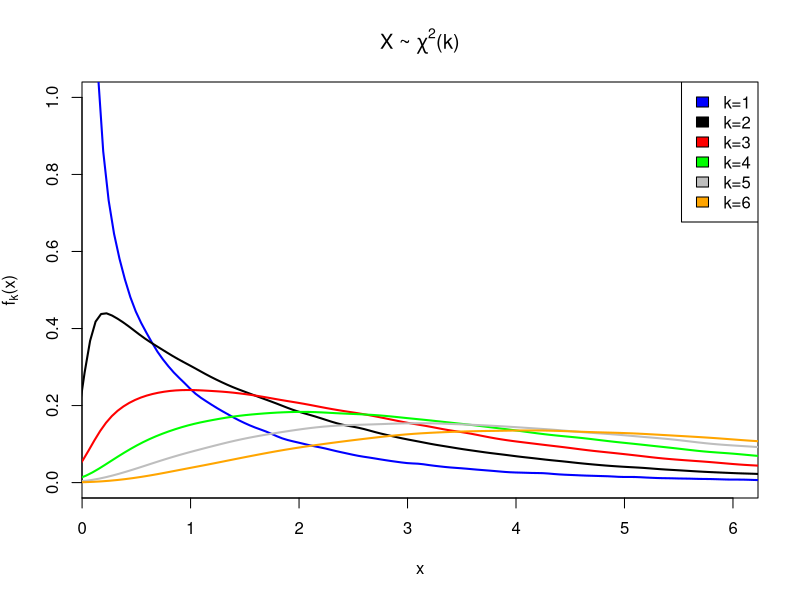
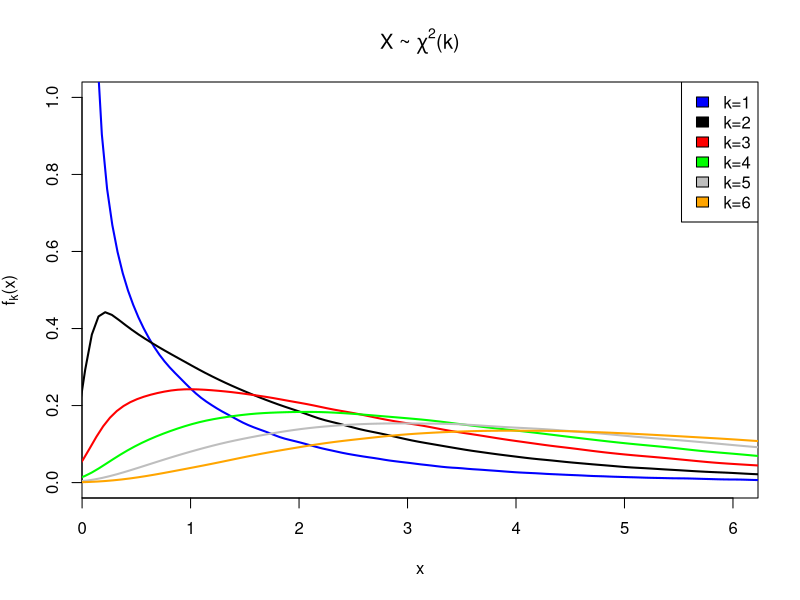

The R source for these figures, in order:
#########精简版
X_squared <- matrix(rep(rnorm(1000000), 6), nrow = 6)^2

Q <- matrix(nrow = 6, ncol = 1000000)

for (i in (1+1):6) {
  Q[1,] = X_squared[1,]
  Q[i,] = Q[(i-1),] + X_squared[i,]
}

plot(NULL, xlim=c(0.23,6), ylim = c(0,1),
     main = expression(paste('X ~ ', chi^'2', '(k)')), 
     xlab = "x", 
     ylab= expression(f[k]*'(x)')
    )
colors <- c('blue', 'black', 'red', 'green', 'gray', 'orange')
for (i in 1:6) {
  lines(density(Q[i,]),
        col=colors[i],
        lwd=2)
}
legend('topright',c('k=1','k=2','k=3','k=4','k=5','k=6'),
       fill = colors)

#########易懂版


X1 = rnorm(1000000)
X2 = rnorm(1000000)
X3 = rnorm(1000000)
X4 = rnorm(1000000)
X5 = rnorm(1000000)
X6 = rnorm(1000000)

Q1 = X1^2
Q2 = X1^2 + X2^2
Q3 = X1^2 + X2^2 + X3^2
Q4 = X1^2 + X2^2 + X3^2 + X4^2
Q5 = X1^2 + X2^2 + X3^2 + X4^2 + X5^2
Q6 = X1^2 + X2^2 + X3^2 + X4^2 + X5^2 + X6^2

plot(NULL, xlim=c(0.23,6), ylim = c(0,1),
     main = expression(paste('X ~ ', chi^'2', '(k)')), 
     xlab = "x", 
     ylab= expression(f[k]*'(x)')
)
lines(density(Q1),col='blue',lwd=2)
lines(density(Q2),col='black',lwd=2)
lines(density(Q3),col='red',lwd=2)
lines(density(Q4),col='green',lwd=2)
lines(density(Q5),col='gray',lwd=2)
lines(density(Q6),col='orange',lwd=2)
legend('topright',c('k=1','k=2','k=3','k=4','k=5','k=6'),
       fill = c('blue','black','red','green','gray','orange'))